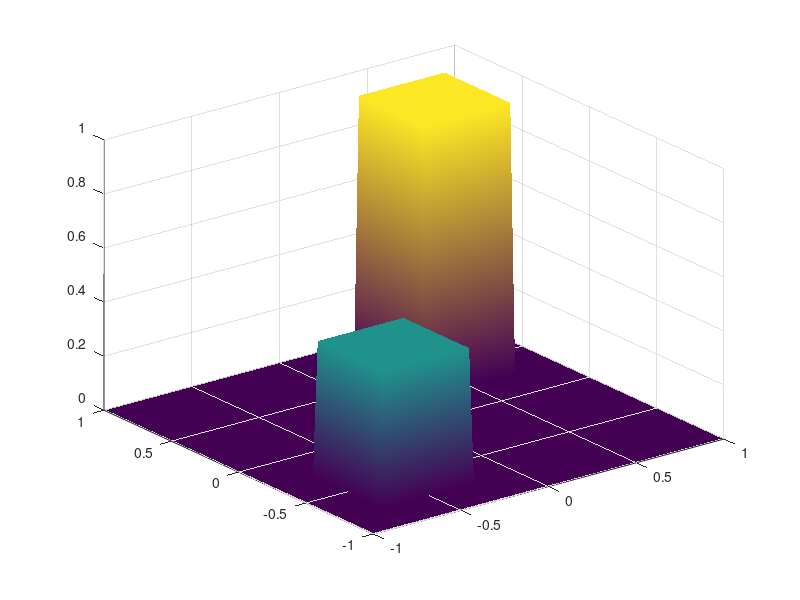

The MATLAB script that drew this image: (Note: this script raises an error after producing the figure.)
function positivecontrol
%POSITIVECONTROL solves the elliptic control problem
% min 1/2 \|Ey-yd\|^2  s.t. -\Delta y = Bu , u\geq 0
% described in the paper
% "Optimal control of elliptic equations with positive measures"
% by Christian Clason and Anton Schiela, see
% http://math.uni-graz.at/mobis/publications/SFB-Report-2015-003.pdf.
%
% March 9, 2015              Christian Clason <christian.clason@uni-due.de>

N = 128;
zf = @(x,y) (abs(y-1/2)<1/4).*(abs(x-1/2)<1/4)+ ...
    0.5*(abs(y+1/2)<1/4).*(abs(x+1/2)<1/4); % z2 (blocks)
% zf = @(x,y) (1-x.^2).*(1-y.^2);
of = @(x,y) (abs(x)<=0.75).*(abs(y)<=0.75);  % box
% of = @(x,y) abs(x).^2+abs(y).^2 <= 0.75.^2;

%% setup
maxit = 20;  % max iterations in semismooth Newton method

% setup grid, assemble stiffness and mass matrix
[A,M,xx,yy] = assembleFEM(N);
tplot = @(n,f,s) tplot_(n,f,s,N,xx,yy);

% control domain
om = of(xx(:),yy(:));
B  = spdiags(of(xx(:),yy(:)),0,N*N,N*N); %=B'=B*B' since u defined on Omega

% target
yd = zf(xx(:),yy(:));

close all
figure(1);
tplot(1,yd,'target');
drawnow;

%% initialization
y = zeros(N*N,1); p = zeros(N*N,1);  As_old = zeros(N*N,1);

% continuation strategy
for alpha = 10.^(-(0:12))
    fprintf('\nSolving for alpha = %1.0e\n',alpha);
    fprintf('Iter\t update\t\t residual\n');
    
    % semismooth Newton iteration
    for iter = 0:maxit
        % compute active sets
        As = (-om.*p > 0);
        
        % compute gradient (note: As.*p = B*(As.*B'*p))
        b  = [A*y+(As.*p)/alpha; A*p-M*(y-yd)];
        
        % check termination
        update = nnz(As-As_old);  nres = norm(b);
        fprintf('%i\t %5d\t\t %1.3e\n', iter, update, nres);
        if update == 0 && nres < 1e-9
            break
        end
        
        % setup Newton step
        DN = spdiags(As/alpha,0,N*N,N*N); % = B*As*B since Am=0 outside om
        C  = [A DN; -M A];
        
        % solve for Newton step, update
        dx = -C\b;
        y  = y + dx(1:N*N);
        p  = p + dx(1+N*N:end);
        As_old = As;
    end
    
    % terminate continuation if Newton iteration converged in one step
    if iter <= 1
        break
    end
end

% compute starting point for control
u  = 1/alpha*max(0,-om.*p);

%% compute optimal measure space control
fprintf('\nSolving original problem\n');
fprintf('Iter\t update\t\t residual\n');

I = speye(N*N);
O = spalloc(N*N,N*N,0);

for iter = 0:maxit
    % compute active sets
    As = (u-om.*p > 0);
    
    % compute gradient
    b  = [A*y-B*u; A*p-M*(y-yd); u-As.*(u-B'*p)];
    
    % check termination
    update = nnz(As-As_old);  nres = norm(b);
    fprintf('%i\t %5d\t\t %1.3e\n', iter, update, nres);
    if update == 0 && nres < 1e-9
        break
    end
    
    % setup Newton step
    DN = spdiags(As,0,N*N,N*N);
    C  = [A O -B; -M A O; O DN I-DN];
    
    % solve for Newton step, update
    dx = -C\b;
    y  = y + dx(1:N*N);
    p  = p + dx(1+N*N:2*N*N);
    u  = u + dx(1+N*N*2:end);
    As_old = As;
end

%% plot results

% control
tplot(2,u,'control');
hold on;
contour(xx,yy,reshape(om,N,N),1);
hold off;
view(3);caxis([min(u),max(u)]);

% state
tplot(3,y,'state');

% sparsity pattern
up = u; up(u==0)=NaN;
figure(4);stem3(xx,yy,reshape(0.5+0*up,N,N),'MarkerSize',3); caxis([0,1]);
hold on;
contour(xx,yy,reshape(om,N,N),1);
hold off;
xlabel('x_1'); ylabel('x_2'); view(2);


function [K,M,xx,yy] = assembleFEM(n)
% assemble finite element matrices
nel = 2*(n-1)^2;         % number of nodes
h2  = (2/(n-1))^2;       % Jacobi determinant of transformation (2*area(T))

% nodes
[xx,yy] = meshgrid(linspace(-1,1,n));

% triangulation
tri = zeros(nel,3);
ind = 1;
for i = 1:n-1
    for j = 1:n-1
        node         = (i-1)*n+j+1;              % two triangles meeting at node
        tri(ind,:)   = [node node-1 node+n];     % triangle 1 (lower left)
        tri(ind+1,:) = [node+n-1 node+n node-1]; % triangle 2 (upper right)
        ind = ind+2;
    end
end

% Mass and stiffness matrices
Ke = 1/2 * [2 -1 -1 -1 1 0 -1 0 1]'; % elemental stiffness matrix
Me = h2/24 * [2 1 1 1 2 1 1 1 2]';   % elemental mass matrix

ent = 9*nel;
row = zeros(ent,1);
col = zeros(ent,1);
valk = zeros(ent,1);
valm = zeros(ent,1);

ind = 1;
for el=1:nel
    ll       = ind:(ind+8);             % local node indices
    gl       = tri(el,:);               % global node indices
    row(ll)  = gl([1;1;1],:); rg = gl';
    col(ll)  = rg(:,[1 1 1]);
    valk(ll) = Ke;
    valm(ll) = Me;
    ind      = ind+9;
end
M = sparse(row,col,valm);
K = sparse(row,col,valk);

% modify matrices for homogenenous Dirichlet conditions
bdnod = [find(xx == -1); find(yy == -1); find(xx == 1); find(yy == 1)];
M(bdnod,:) = 0;
K(bdnod,:) = 0;  K(:,bdnod) = 0;
for j = bdnod'
    K(j,j) = 1; %#ok<SPRIX>
end


function tplot_(n,f,s,N,xx,yy)
% plot finite element function
figure(n); surf(xx,yy,reshape(f,N,N)); axis tight
shading interp;lighting phong;camlight headlight;alpha(0.8)
title(s); xlabel('x_1'); ylabel('x_2');
drawnow;
